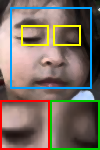
%> input picture report/drowsy2.png, 100 x 150 px
$ octave --eval "result = radialCorrect(imread('../report/drowsy2.png'));"   (GNU Octave 9; MATLAB toolbox functions it lacks are replaced by stand-ins)
%> lines starting %> are read from the running program, lines starting %| are printed output that depends on the picture
### module3_geometry/sampleImage.m
function out = sampleImage(img, xs, ys, method)
% SAMPLEIMAGE  Interpolate img at the (non-integer) coordinates (xs, ys).
%   xs = column coordinates, ys = row coordinates (both same size, 1-based).
%   method: 'nearest' | 'bilinear' | 'bicubic' (Keys cubic convolution, a = -0.5)
%   Points that fall outside the image become black.
if nargin < 4, method = 'bilinear'; end
x = im2double(img);
[h, w, c] = size(x);
tol = 1e-6;                                    % tolerance against floating-point round-off
valid = xs >= 1-tol & xs <= w+tol & ys >= 1-tol & ys <= h+tol;
out = zeros([size(xs) c]);
method = lower(method);
switch method
    case 'nearest'
        xi  = min(max(round(xs), 1), w);
        yi  = min(max(round(ys), 1), h);
        idx = sub2ind([h w], yi, xi);
    case 'bilinear'
        x0 = min(max(floor(xs), 1), max(w-1, 1));
        y0 = min(max(floor(ys), 1), max(h-1, 1));
        x1 = min(x0+1, w);  y1 = min(y0+1, h);
        dx = xs - x0;       dy = ys - y0;
        i00 = sub2ind([h w], y0, x0);  i01 = sub2ind([h w], y0, x1);
        i10 = sub2ind([h w], y1, x0);  i11 = sub2ind([h w], y1, x1);
    case 'bicubic'
        x0 = floor(xs);  y0 = floor(ys);
        dx = xs - x0;    dy = ys - y0;
    otherwise
        error('Unknown interpolation method: %s', method);
end
for k = 1:c
    ch = x(:,:,k);
    switch method
        case 'nearest'
            v = ch(idx);
        case 'bilinear'
            v = ch(i00).*(1-dx).*(1-dy) + ch(i01).*dx.*(1-dy) + ...
                ch(i10).*(1-dx).*dy     + ch(i11).*dx.*dy;
        case 'bicubic'
            v = zeros(size(xs));
            for m = -1:2
                yi = min(max(y0 + m, 1), h);
                wy = cubicW(m - dy);
                for n = -1:2
                    xi = min(max(x0 + n, 1), w);
                    wx = cubicW(n - dx);
                    v = v + ch(sub2ind([h w], yi, xi)) .* wx .* wy;
                end
            end
    end
    out(:,:,k) = min(max(v, 0), 1) .* valid;
end
out = im2uint8(out);
end

% [10 lines left out: function cubicW, not called in this run]

### module3_geometry/radialCorrect.m
function out = radialCorrect(img, k1, k2)
% RADIALCORRECT  Radial lens-distortion correction (reverse mapping).
%   For every output pixel with normalized radius r, the source pixel is taken
%   from  r_src = r * (1 + k1*r^2 + k2*r^4).
%   k1 < 0 : corrects pincushion distortion,  k1 > 0 : corrects barrel distortion
%   (try small values in the range -0.5 ... 0.5).
if nargin < 2 || isempty(k1), k1 = 0.2; end
if nargin < 3 || isempty(k2), k2 = 0;   end
img = im2uint8(img);
[h, w, ~] = size(img);
cx = (w+1)/2;  cy = (h+1)/2;
nrm = hypot(cx, cy);                         % normalize by half the diagonal
[xo, yo] = meshgrid(1:w, 1:h);
xn = (xo - cx) / nrm;   yn = (yo - cy) / nrm;
r2 = xn.^2 + yn.^2;
f  = 1 + k1*r2 + k2*r2.^2;
xs = cx + xn .* f * nrm;
ys = cy + yn .* f * nrm;
out = sampleImage(img, xs, ys, 'bilinear');
end
%> in radialCorrect, img is the input picture: size 150x100x3 uint8; mean R, G, B 121.2, 109.5, 98.7
%> the loop in sampleImage, `for k = 1:c` made 3 passes
%> pass 1, in sampleImage, `ch = x(:,:,k);`:
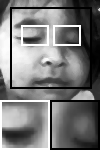
%> ch: size 150x100 double; min 0, max 1, mean 0.475
%> pass 1, in sampleImage, `v = ch(i00).*(1-dx).*(1-dy) + ch(i01).*dx.*(1-dy) + ch(i10).*(1-dx).*d..`:
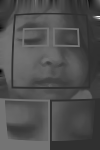
%> v: size 150x100 double; min -0.717, max 3.05, mean 0.463; drawn with min black and max white
%> pass 2, in sampleImage, `ch = x(:,:,k);`:
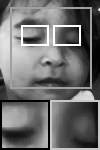
%> ch: size 150x100 double; min 0, max 1, mean 0.429
%> pass 2, in sampleImage, `v = ch(i00).*(1-dx).*(1-dy) + ch(i01).*dx.*(1-dy) + ch(i10).*(1-dx).*d..`:
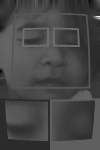
%> v: size 150x100 double; min -0.658, max 3.2, mean 0.412; drawn with min black and max white
%> after the loop in sampleImage, `for k = 1:c`:
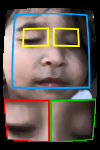
%> out: size 150x100x3 double; mean R, G, B 0.392, 0.353, 0.32
%> after the loop in sampleImage, `for k = 1:c`:
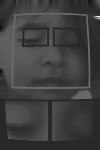
%> v: size 150x100 double; min -0.618, max 3.27, mean 0.345; drawn with min black and max white
